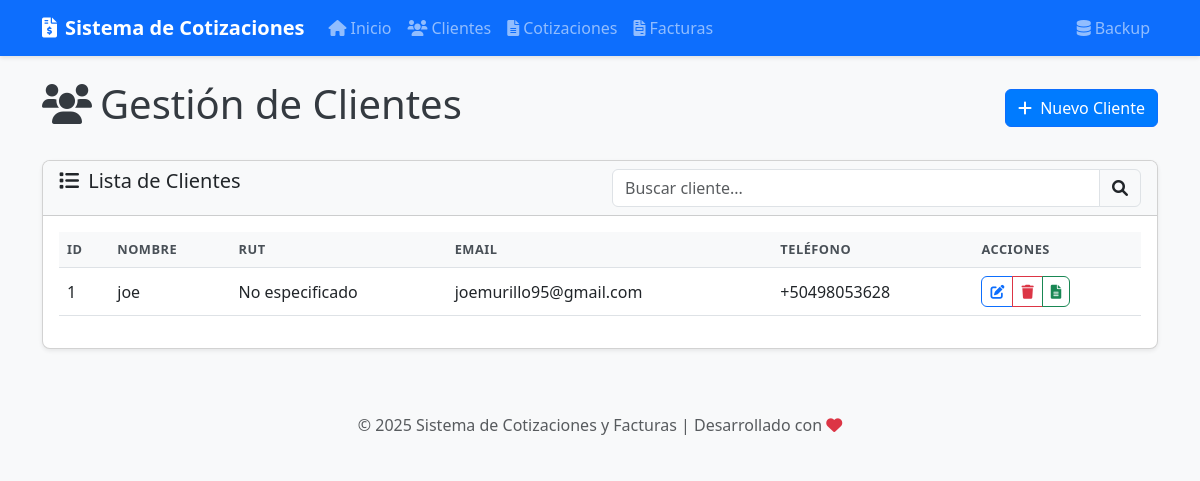
Screenshot of /clientes with the database file from the repository.
### models.py (models this page shows, shortened)
class Cliente(db.Model):
    id = db.Column(db.Integer, primary_key=True)
    nombre = db.Column(db.String(100), nullable=False)
    email = db.Column(db.String(100), nullable=True)
    telefono = db.Column(db.String(20), nullable=True)
    direccion = db.Column(db.String(200), nullable=True)
    rut = db.Column(db.String(20), nullable=True)
    fecha_creacion = db.Column(db.DateTime, default=datetime.now)
    cotizaciones = db.relationship('Cotizacion', backref='cliente', lazy=True)
    facturas = db.relationship('Factura', backref='cliente', lazy=True)

### app.py (the view)
@app.route('/clientes')
def listar_clientes():
    clientes = Cliente.query.all()
    return render_template('clientes/listar.html', clientes=clientes)

### templates/clientes/listar.html (shortened to what this page needs)
{% extends 'base.html' %}
{% block content %}
<div class="d-flex justify-content-between align-items-center mb-4">
    <h1><i class="fas fa-users me-2"></i>Gestión de Clientes</h1>
    <a href="{{ url_for('nuevo_cliente') }}" class="btn btn-primary">
        <i class="fas fa-plus me-1"></i> Nuevo Cliente
    </a>
</div>
<div class="card shadow-sm">
    <div class="card-header bg-light">
        <div class="row">
            <div class="col-md-6">
                <h5 class="mb-0"><i class="fas fa-list me-1"></i> Lista de Clientes</h5>
            </div>
            <div class="col-md-6">
                <div class="input-group">
                    <input type="text" id="buscar-cliente" class="form-control" placeholder="Buscar cliente...">
                    <span class="input-group-text">
                        <i class="fas fa-search"></i>
                    </span>
                </div>
            </div>
        </div>
    </div>
    <div class="card-body">
        {% if clientes %}
            <div class="table-responsive">
                <table class="table table-hover">
                    <thead>
                        <tr>
                            <th>ID</th>
                            <th>Nombre</th>
                            <th>RUT</th>
                            <th>Email</th>
                            <th>Teléfono</th>
                            <th>Acciones</th>
                        </tr>
                    </thead>
                    <tbody id="tabla-clientes">
                        {% for cliente in clientes %}
                            <tr>
                                <td>{{ cliente.id }}</td>
                                <td>{{ cliente.nombre }}</td>
                                <td>{{ cliente.rut or 'No especificado' }}</td>
                                <td>{{ cliente.email or 'No especificado' }}</td>
                                <td>{{ cliente.telefono or 'No especificado' }}</td>
                                <td>
                                    <div class="btn-group btn-group-sm">
                                        <a href="{{ url_for('editar_cliente', id=cliente.id) }}" class="btn btn-outline-primary" title="Editar">
                                            <i class="fas fa-edit"></i>
                                        </a>
                                        <button type="button" class="btn btn-outline-danger"
                                                data-bs-toggle="modal"
                                                data-bs-target="#eliminarModal"
                                                data-cliente-id="{{ cliente.id }}"
                                                data-cliente-nombre="{{ cliente.nombre }}"
                                                title="Eliminar">
                                            <i class="fas fa-trash"></i>
                                        </button>
                                        <a href="{{ url_for('nueva_cotizacion') }}?cliente_id={{ cliente.id }}" class="btn btn-outline-success" title="Nueva Cotización">
                                            <i class="fas fa-file-alt"></i>
                                        </a>
                                    </div>
                                </td>
                            </tr>
                        {% endfor %}
                    </tbody>
                </table>
            </div>
        {% else %}
            <div class="alert alert-info">
                <i class="fas fa-info-circle me-1"></i> No hay clientes registrados.
            </div>
        {% endif %}
    </div>
</div>
{% endblock %}

### static/css/style.css (style rules this page uses)
body { background-color: #f8f9fa; color: #343a40; min-height: 100vh; display: flex; flex-direction: column; }
.card { border-radius: 8px; overflow: hidden; transition: transform 0.3s, box-shadow 0.3s; }
.card-header { font-weight: 500; }
.btn { border-radius: 6px; font-weight: 500; }
.btn-primary { background-color: #007bff; }
.table { vertical-align: middle; }
.table thead th { background-color: #f8f9fa; color: #495057; font-weight: 600; text-transform: uppercase; font-size: 0.8rem; letter-spacing: 0.5px; }

### rows the page displays
Cliente: id "1", nombre "joe", rut "No especificado", email "joemurillo95@gmail.com", telefono "+50498053628"
